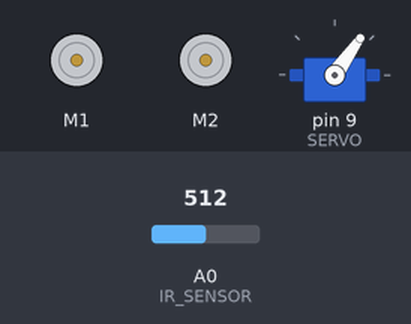
Bench run of a sketch on a simulated Arduino Uno, built with avr-gcc and run on an emulated ATmega328P. Parts: 2 × DC motor (green arrow = forward, orange = backward, longer = faster), servo. The test bench sets the inputs (shaded band); at power-on: A0 (IR_SENSOR) = 512.

Above: at 1.7 s.
1.8 s: A0 (IR_SENSOR) set to 367
3.3 s: A0 (IR_SENSOR) set to 340
At 4.48 s:
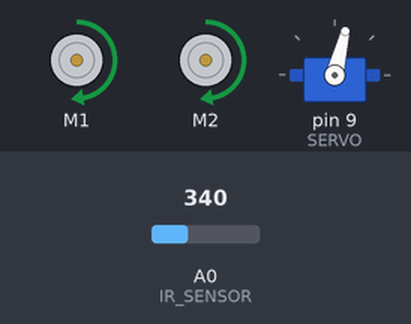
6.3 s: A0 (IR_SENSOR) set to 511
At 7.8 s:
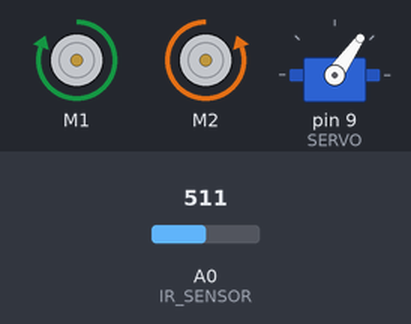
9.0 s: A0 (IR_SENSOR) set to 306
At 10.8 s:
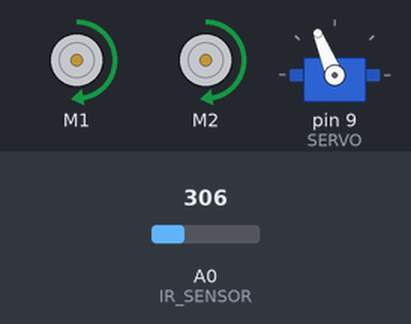
Timing chart, 0 to 13.0 s (numbered marks = the images above; inputs shaded):
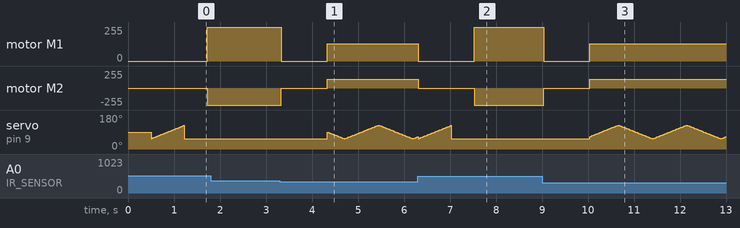

Measured:
- the behaviour switches between 351 and 350 on A0 (IR_SENSOR) (found by bisection; images 0 and 1)
- after the input at 1.8 s, every drawn part: stays the same
- after the input at 3.3 s, motor M1: forward 255/255 → stopped at once, → forward 128/255 1.0 s later; motor M2: backward 255/255 → stopped at once, → forward 128/255 1.0 s later
- after the input at 6.3 s, motor M1: forward 128/255 → stopped at once, → forward 255/255 1.2 s later; motor M2: forward 128/255 → stopped at once, → backward 255/255 1.2 s later

The sketch:

MurcsStartHereRobot.ino
```cpp
/*****************************************************************************/
/*** Datei: WMRprogrammcode.ino                                            ***/
/*** Version: 1.0                                                          ***/
/*** Datum: 15.02.2013                                                     ***/
/***                                                                       ***/
/*** Dies ist der Programmcode für das Starter Kit von:                    ***/
/*** Roboter.Zone                                                          ***/
/***                                                                       ***/
/*** Alles zum Roboter und weitere Infos gibt es unter:                    ***/
/*** http://roboter.zone/start                                             ***/
/***                                                                       ***/
/*** Weiter-Entwicklung erwünscht! Aber bitte erzählt uns davon... ;-)     ***/
/***                                                                       ***/
/*** Flo > Profil: http://roboter.zone/mitglieder/florian/                 ***/
/*****************************************************************************/

// Nützliche Funktionen für die Servo Ansteuerung kommen von hier:
#include <Servo.h>
#include <Wire.h>
#include <Adafruit_MotorShield.h>
#include "utility/Adafruit_PWMServoDriver.h"

// Welcher Pin hat welche Funktion???
//      Funktion  Pin  Beschreibung
#define IR_SENSOR A0    // Der Sharp IR Sesor ist an Pin A0
#define SERVO     9    // Servo wird an Pin 9 angesteuert

// Nützliche Einstellungen:
#define FULL_SPEED        128             // Vollgas ist 255, höher geht nicht. Erstmal nur die halbe Geschindigkeit...
#define TURN_SPEED        255             // schnell Drehen
#define LEFT              LOW             // Links drehen bei LOW
#define RIGHT             HIGH            // ... und Rechts bei HIGH
#define CLOSEST_DISTANCE  350             // Bei diesem Wert am IR Sensor soll der Roboter anhalten --> Ist der Wert KLEINER hält der Roboter FRÜHER an
#define SERVO_RIGHT       55              // Mit welchem Winkel stößt der Sensor auf dem Servo Rechts an?
#define SERVO_LEFT        125             // Das gleiche mit Links

Servo SensorServo;  // Mit diesem Element wird der Servo gesteuert

// Create the motor shield object with the default I2C address
Adafruit_MotorShield AFMS = Adafruit_MotorShield();

// Select which 'port' M1, M2, M3 or M4. In this case, M1
Adafruit_DCMotor *MotorLt = AFMS.getMotor(1);
Adafruit_DCMotor *MotorRt = AFMS.getMotor(2);

// This is the maximum speed the motors will be allowed to turn.
const int MAX_SPEED = 200;

void motors_setSpeeds(int left, int right)
{
  MotorLt->setSpeed(abs(left));
  if (left > 0)
    MotorLt->run(FORWARD);
  else
    MotorLt->run(BACKWARD);
  MotorRt->setSpeed(abs(right));
  if (right > 0)
    MotorRt->run(FORWARD);
  else
    MotorRt->run(BACKWARD);
}

// An welcher Servo Position ist die Distanz zur Gefahr am geringsten?
int SeekingPositionWithClosestDanger()
{
  // Erst mal anhalten
  motors_setSpeeds(0,0);
  int ServoPosition;
  int MinimumDistance = 0;
  int MinimumServoPosition = 0;

  // Von Rechts (SERVO_RIGHT = 55) nach Links (SERVO_LEFT=125) alle Servo Positionen anfahren. mit ServoPosition++ wird Wert immer um 1 erhöht
  for(ServoPosition = SERVO_RIGHT;ServoPosition <= SERVO_LEFT; ServoPosition++)
  {
    // Servo Wert einstellen
    SensorServo.write(ServoPosition);
    delay(10);
    // ist der aktuelle Wert näher, als der minimale Wert?
    if(analogRead( IR_SENSOR ) > MinimumDistance )
    {
      // Ja: aktueller Wert ist neues Minimum
      MinimumDistance = analogRead( IR_SENSOR );
      // Außerdem merken wir uns die Servo Position
      MinimumServoPosition = ServoPosition;
    }
  }
  // Die gefundene Position wieder einstellen und Wert zurückgeben
  SensorServo.write(MinimumServoPosition);
  return MinimumServoPosition;
}

byte ServoPosition = 90;
boolean TurnServo = RIGHT;
// Vorwärts fahren und dabei den Sensor hin und her schwenken
void DriveForward()
{
  SensorServo.write( ServoPosition );
  //Beide Motoren auf Vollgas, ...
  motors_setSpeeds(FULL_SPEED,FULL_SPEED);

  // Dreht sich der Servo nach Rechts?
  if( TurnServo == LEFT )
    ServoPosition = ServoPosition+1;  // Weiter nach Rechts drehen. d.h. Wert um 1 erhöhen
  if( TurnServo == RIGHT )
    ServoPosition = ServoPosition-1;  // Sonst nach Links drehen, also 1 vom Wert abziehen

  // Hat der Servo das Linke Ende erreicht?
  if( ServoPosition > SERVO_LEFT )
    TurnServo = RIGHT; // Jetzt nach Rechts drehen
  if( ServoPosition < SERVO_RIGHT )
    TurnServo = LEFT;  // Sonst nach Links drehen...
}

// Drehen! Aber in welche Richtung??? LEFT für Links(gegen den Uhrzeiger) RIGHT für Rechts (im Uhrzeigersinn)
void Turn( boolean Direction )
{
  // Bremsen
  motors_setSpeeds(0,0);
  delay( 500 );

  if (Direction == LEFT)
      motors_setSpeeds(-TURN_SPEED,TURN_SPEED);
  else
      motors_setSpeeds(TURN_SPEED,-TURN_SPEED);

  // Solange drehen, bis der Sensor eine 10% weitere Entfernung misst
  while( ( CLOSEST_DISTANCE * 1 ) < analogRead( IR_SENSOR ) )
  {
    delay( 50 );
  }
  // Halt!
  motors_setSpeeds(0,0);
  delay(1000);
}

// Bevor es los geht... Diese Funktion wird am Anfang genau einmal ausgeführt
void setup( )
{
  AFMS.begin();  // create with the default frequency 1.6KHz

  // Beide Bremsen anziehen, HIGH = Bremsen!
  motors_setSpeeds(0,0);

  // Servo initialiseren und auf 90° stellen
  SensorServo.attach( SERVO );
  SensorServo.write( 90 );
  delay( 500 );

  // Warten bis etwas vor dem Sensor ist
  while( CLOSEST_DISTANCE  > analogRead( IR_SENSOR ) )
  {
    // solange warten...
    delay( 100 );
  }

  // Los geht's!!!
}

// Der eigentliche Programmablauf. Nachdem setup() fertig ist wird die Funktion loop() endlos nacheinander ausgeführt
void loop( )
{
  int DangerPosition;
  int Distance;

  Distance = analogRead( IR_SENSOR );    // was misst der Sensor?
  if(Distance > CLOSEST_DISTANCE )       // nah genug? Ist ein Hindernis nah, kommt ein großer Wert zurück. Sonst ein kleiner.
  {
    DangerPosition = SeekingPositionWithClosestDanger();  // Nochmal alles scannen um zu wissen, wo genau die Gefahr am nächsten ist...

    // Gefahr Links?
    if(DangerPosition <= 90)
    {
      Turn( RIGHT );  // Rechts drehen
    }
    // Oder doch Rechts?
    if( DangerPosition > 90 )
    {
      Turn( LEFT );   // dann Links drehen
    }
  }
  DriveForward();  // Immer gerade aus!!!
  delay( 10 );
}
```
